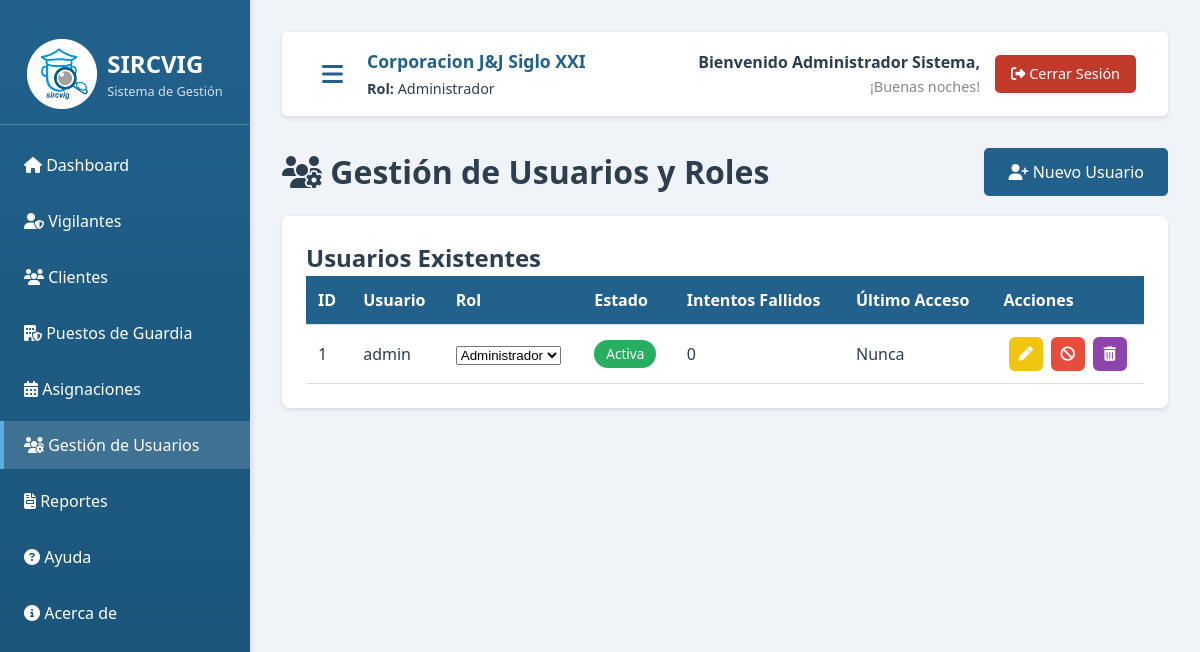
The app's page /views/gestion_roles.php (signed in) with its own data.
### tables this page shows
CREATE TABLE IF NOT EXISTS usuarios (
    id_usuario INT AUTO_INCREMENT PRIMARY KEY,
    nombre_usuario VARCHAR(100) NOT NULL UNIQUE,
    cedula VARCHAR(20) UNIQUE,
    nombres VARCHAR(100),
    apellidos VARCHAR(100),
    email VARCHAR(100) UNIQUE,
    telefono VARCHAR(20),
    contrasena_hash VARCHAR(255) NOT NULL,
    pregunta_seguridad VARCHAR(255),
    respuesta_seguridad VARCHAR(255),
    pregunta_seguridad_2 VARCHAR(255),
    respuesta_seguridad_2 VARCHAR(255),
    id_rol INT NOT NULL,
    intentos_fallidos INT DEFAULT 0,
    estado_cuenta ENUM('Activa', 'Bloqueada') DEFAULT 'Activa',
    fecha_creacion TIMESTAMP DEFAULT CURRENT_TIMESTAMP,
    ultimo_acceso TIMESTAMP NULL,
    FOREIGN KEY (id_rol) REFERENCES roles(id_rol) ON DELETE RESTRICT
);

CREATE TABLE IF NOT EXISTS roles (
    id_rol INT AUTO_INCREMENT PRIMARY KEY,
    nombre_rol VARCHAR(50) NOT NULL UNIQUE,
    descripcion TEXT,
    fecha_creacion TIMESTAMP DEFAULT CURRENT_TIMESTAMP
);

### config/autoload.php (called while the page is built, shortened)
<?php
spl_autoload_register(function ($class) {
    $paths = [
        MODELS_PATH . '/' . $class . '.php',
        CONTROLLERS_PATH . '/' . $class . '.php',
        BASE_PATH . '/core/' . $class . '.php'
    ];
    foreach ($paths as $path) {
        if (file_exists($path)) {
            return;
        }
    }
});

### core/Modelo.php (called while the page is built, shortened)
<?php
class Modelo {
    private function conectar() {
        try {
            $dsn = "mysql:host=" . DB_HOST . ";dbname=" . DB_NAME . ";charset=" . DB_CHARSET;
            $options = [
                PDO::ATTR_ERRMODE => PDO::ERRMODE_EXCEPTION,
                PDO::ATTR_DEFAULT_FETCH_MODE => PDO::FETCH_ASSOC,
                PDO::ATTR_EMULATE_PREPARES => false
            ];
            $this->db = new PDO($dsn, DB_USER, DB_PASS, $options);
        } catch (PDOException $e) {
            die("Error de conexión: " . $e->getMessage());
        }
    }
}

### models/Usuario.php (called while the page is built, shortened)
<?php
class Usuario extends Modelo {
    public function obtenerUsuariosConRoles() {
        $sql = "SELECT u.*, r.nombre_rol
                FROM usuarios u
                INNER JOIN roles r ON u.id_rol = r.id_rol
                ORDER BY u.fecha_creacion DESC";
        $stmt = $this->db->prepare($sql);
        $stmt->execute();
        return $stmt->fetchAll();
    }
}

### models/Rol.php (called while the page is built, shortened)
<?php
class Rol extends Modelo {
    public function obtenerTodos($condiciones = '', $params = []) {
        if (empty($condiciones)) {
            $sql = "SELECT * FROM roles ORDER BY id_rol";
            $stmt = $this->db->prepare($sql);
            $stmt->execute();
            return $stmt->fetchAll();
        }
        $resultado = parent::obtenerTodos($condiciones, $params);
        usort($resultado, function($a, $b) {
            return $a['id_rol'] - $b['id_rol'];
        });
        return $resultado;
    }
}

### views/gestion_roles.php (the view, shortened to what this page needs)
<?php
require_once __DIR__ . '/../config/autoload.php';
$modeloUsuario = new Usuario();
$modeloRol = new Rol();
$usuarios = $modeloUsuario->obtenerUsuariosConRoles();
$roles = $modeloRol->obtenerTodos();
require_once __DIR__ . '/includes/header.php';
?>
<div style="display: flex; justify-content: space-between; align-items: center; margin-bottom: 20px;">
    <h1 style="margin-bottom: 0;"><i class="fas fa-users-cog"></i> Gestión de Usuarios y Roles</h1>
    <div>
        <a href="<?php echo BASE_URL; ?>/views/registro_usuario.php" class="btn btn-primary"><i class="fas fa-user-plus"></i> Nuevo Usuario</a>
    </div>
</div>
<div class="table-container">
    <h2>Usuarios Existentes</h2>
    <table>
        <thead>
            <tr>
                <th>ID</th>
                <th>Usuario</th>
                <th>Rol</th>
                <th>Estado</th>
                <th>Intentos Fallidos</th>
                <th>Último Acceso</th>
                <th>Acciones</th>
            </tr>
        </thead>
        <tbody>
            <?php if (empty($usuarios)): ?>
                <tr>
                    <td colspan="7" class="text-center">No hay usuarios registrados</td>
                </tr>
            <?php else: ?>
                <?php foreach ($usuarios as $usuario): ?>
                    <tr>
                        <td><?php echo $usuario['id_usuario']; ?></td>
                        <td><?php echo htmlspecialchars($usuario['nombre_usuario']); ?></td>
                        <td>
                            <form action="<?php echo BASE_URL; ?>/views/acciones.php?modulo=usuario&accion=modificar_rol" method="POST" style="display: inline;">
                                <select name="id_rol" onchange="this.form.submit()">
                                    <?php foreach ($roles as $rol): ?>
                                        <option value="<?php echo $rol['id_rol']; ?>"
                                                <?php echo ($rol['id_rol'] == $usuario['id_rol']) ? 'selected' : ''; ?>>
                                            <?php echo htmlspecialchars($rol['nombre_rol']); ?>
                                        </option>
                                    <?php endforeach; ?>
                                </select>
                            </form>
                        </td>
                        <td>
                            <span class="badge <?php echo ($usuario['estado_cuenta'] == 'Activa') ? 'badge-success' : 'badge-danger'; ?>">
                                <?php echo $usuario['estado_cuenta']; ?>
                            </span>
                        </td>
                        <td><?php echo $usuario['intentos_fallidos']; ?></td>
                        <td><?php echo $usuario['ultimo_acceso'] ? date('d/m/Y H:i', strtotime($usuario['ultimo_acceso'])) : 'Nunca'; ?></td>
                        <td>
                            <div class="action-buttons">
                                <a href="<?php echo BASE_URL; ?>/views/editar_usuario.php?id=<?php echo $usuario['id_usuario']; ?>"
                                   class="btn-icon btn-edit" title="Editar Usuario">
                                    <i class="fas fa-pen"></i>
                                </a>
                                <?php if ($usuario['estado_cuenta'] == 'Activa'): ?>
                                    <form action="<?php echo BASE_URL; ?>/views/acciones.php?modulo=usuario&accion=cambiar_estado" method="POST" style="display: inline;">
                                        <button type="submit" class="btn-icon btn-delete" title="Bloquear Usuario">
                                            <i class="fas fa-ban"></i>
                                        </button>
                                    </form>
                                <?php endif; ?>
                                <form action="<?php echo BASE_URL; ?>/views/acciones.php?modulo=usuario&accion=eliminar" method="POST" style="display: inline;" onsubmit="return confirm('¿Está seguro de que desea eliminar este usuario de forma permanente? Esta acción no se puede deshacer.');">
                                    <button type="submit" class="btn-icon btn-remove" title="Eliminar Usuario">
                                        <i class="fas fa-trash-alt"></i>
                                    </button>
                                </form>
                            </div>
                        </td>
                    </tr>
                <?php endforeach; ?>
            <?php endif; ?>
        </tbody>
    </table>
</div>
<?php require_once __DIR__ . '/includes/footer.php'; ?>

### assets/css/estilos.css (style rules this page uses)
:root { --color-fondo: #F0F4F8; --color-primario: #21618C; --color-secundario: #5DADE2; --color-terciario: #AED6F1; --color-cuaternario: #D6DBDF; --color-texto: #2C3E50; --color-blanco: #ffffff; --color-exito: #27AE60; --color-error: #C0392B; --color-advertencia: #F39C12; --color-info: #3498DB; }
* { margin: 0; padding: 0; box-sizing: border-box; }
body { font-family: 'Segoe UI', 'Roboto', 'Helvetica Neue', sans-serif; background-color: var(--color-fondo); color: var(--color-texto); line-height: 1.5; }
.btn { padding: 0.75rem 1.5rem; border: none; border-radius: 5px; font-size: 1rem; cursor: pointer; transition: all 0.3s; text-decoration: none; display: inline-block; text-align: center; }
.btn-primary { background-color: var(--color-primario); color: white; width: 100%; }
.table-container { background: white; padding: 1.5rem; border-radius: 8px; box-shadow: 0 2px 4px rgba(0, 0, 0, 0.1); overflow-x: auto; }
table { width: 100%; border-collapse: collapse; }
table thead { background-color: var(--color-primario); color: white; }
table th, table td { padding: 0.75rem; text-align: left; border-bottom: 1px solid #ddd; }
.badge { display: inline-block; padding: 0.25rem 0.75rem; border-radius: 20px; font-size: 0.85rem; font-weight: 500; }
.badge-success { background-color: var(--color-exito); color: white; }

### views/gestion_roles.php (style rules this page uses)
.action-buttons { display: flex; gap: 8px; justify-content: center; align-items: center; }
.btn-icon { width: 34px; height: 34px; display: inline-flex; align-items: center; justify-content: center; border-radius: 6px; border: none; transition: all 0.2s ease; text-decoration: none; font-size: 0.9rem; color: white !important; cursor: pointer; }
.btn-edit { background-color: #f1c40f; }
.btn-delete { background-color: #e74c3c; }
.btn-remove { background-color: #8e44ad; }

### records on screen
usuarios: id_usuario "1", nombre_usuario "admin", id_rol "Administrador", estado_cuenta "Activa", intentos_fallidos "0", shows "Nunca"

### other values on screen
$_SESSION['nombre_rol'] "Administrador"
$nombre_mostrar "Administrador Sistema"
$saludo_tiempo "¡Buenas noches!"
